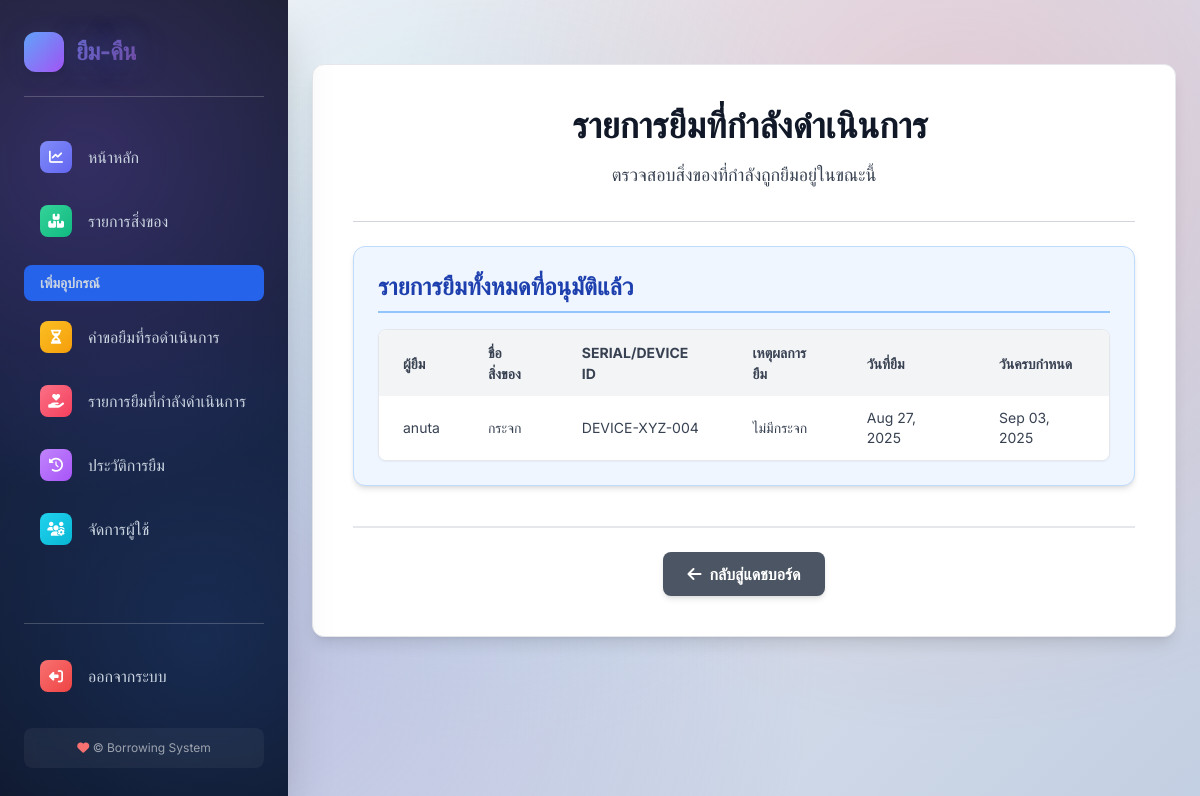
/borrowing/active-loans/ (signed in), run on the app's committed database.
### borrowing/models.py (models this page shows, shortened)
class Loan(models.Model):
    asset = models.ForeignKey(Asset, on_delete=models.CASCADE, verbose_name="อุปกรณ์") # เปลี่ยนจาก item เป็น asset
    borrower = models.ForeignKey(CustomUser, on_delete=models.CASCADE, verbose_name="ผู้ยืม")
    borrow_date = models.DateTimeField(auto_now_add=True, verbose_name="วันที่ยืม")
    due_date = models.DateField(verbose_name="กำหนดคืน") # ใช้ DateField สำหรับวันที่เท่านั้น
    return_date = models.DateTimeField(null=True, blank=True, verbose_name="วันที่คืน")
    STATUS_CHOICES = [
        ('pending', 'รอดำเนินการ'),
        ('approved', 'อนุมัติแล้ว'),
        ('returned', 'คืนแล้ว'),
        ('rejected', 'ถูกปฏิเสธ'),
        ('overdue', 'เกินกำหนด'),
    ]
    status = models.CharField(max_length=20, choices=STATUS_CHOICES, default='pending', verbose_name="สถานะ")
    reason = models.TextField(blank=True, verbose_name="เหตุผลการยืม") # เพิ่มฟิลด์เหตุผลการยืม
    class Meta:
        verbose_name = "รายการยืม"
        verbose_name_plural = "รายการยืม"
        ordering = ['-borrow_date']

class Asset(models.Model):
    item = models.ForeignKey(Item, on_delete=models.CASCADE, related_name='assets', verbose_name="ประเภทสิ่งของ")
    serial_number = models.CharField(max_length=255, blank=True, null=True, unique=True, verbose_name="หมายเลขซีเรียล")
    device_id = models.CharField(max_length=255, blank=True, null=True, unique=True, verbose_name="ID อุปกรณ์")
    location = models.CharField(max_length=255, blank=True, null=True, verbose_name="ตำแหน่ง")
    STATUS_CHOICES = [
        ('available', 'พร้อมใช้งาน'),
        ('on_loan', 'กำลังถูกยืม'),
        ('maintenance', 'บำรุงรักษา'),
        ('retired', 'ปลดระวาง'),
    ]
    status = models.CharField(max_length=20, choices=STATUS_CHOICES, default='available', verbose_name="สถานะ")
    class Meta:
        verbose_name = "อุปกรณ์"
        verbose_name_plural = "อุปกรณ์"

class Item(models.Model):
    organization = models.ForeignKey(Organization, on_delete=models.CASCADE, verbose_name="องค์กร")
    name = models.CharField(max_length=255, verbose_name="ชื่อประเภทสิ่งของ")
    description = models.TextField(blank=True, verbose_name="รายละเอียด")
    total_quantity = models.IntegerField(default=0, verbose_name="จำนวนทั้งหมด")
    available_quantity = models.IntegerField(default=0, verbose_name="จำนวนที่เหลืออยู่")
    image = models.ImageField(upload_to='item_images/', blank=True, null=True, verbose_name="รูปภาพสิ่งของ")
    item_type = models.CharField(max_length=100, blank=True, null=True, verbose_name="ประเภทสิ่งของ")
    added_at = models.DateTimeField(auto_now_add=True, verbose_name="วันที่เพิ่ม")
    class Meta:
        verbose_name = "ประเภทสิ่งของ"
        verbose_name_plural = "ประเภทสิ่งของ"
        unique_together = ('organization', 'name')

### users/models.py (models this page shows, shortened)
class CustomUser(AbstractUser):
    organization = models.ForeignKey(Organization, on_delete=models.SET_NULL, null=True, blank=True, verbose_name="องค์กร")
    is_org_admin = models.BooleanField(default=False, verbose_name="ผู้ดูแลองค์กร")
    is_platform_admin = models.BooleanField(default=False, verbose_name="ผู้ดูแลแพลตฟอร์ม")
    phone_number = models.CharField(max_length=20, blank=True, null=True)
    class Meta:
        verbose_name = "ผู้ใช้งาน"
        verbose_name_plural = "ผู้ใช้งาน"

### borrowing/views.py (the view)
# urls.py: path('active-loans/', views.active_loans_view, name='active_loans_view'),
@login_required
def active_loans_view(request):
    if not request.user.is_org_admin:
        messages.error(request, "คุณไม่มีสิทธิ์เข้าถึงหน้านี้")
        return redirect('dashboard')
    organization = request.user.organization
    active_loans = Loan.objects.filter(
        asset__item__organization=organization,
        status='approved'
    ).select_related('asset__item', 'borrower').order_by('due_date')
    context = {
        'active_loans': active_loans,
        'organization_name': organization.name,
    }
    return render(request, 'borrowing/active_loans.html', context)

### users/context_processors.py (called while the page is built)
def unread_notifications_count(request):
    if request.user.is_authenticated:
        count = Notification.objects.filter(user=request.user, is_read=False).count()
        return {'unread_notifications_count': count}
    return {'unread_notifications_count': 0} # หากผู้ใช้ยังไม่ได้ล็อกอิน ให้ส่ง 0

### borrowing/templates/borrowing/active_loans.html (shortened to what this page needs)
{% extends 'users/base.html' %}
{% block content %}
<div class="bg-white p-6 md:p-8 lg:p-10 rounded-xl shadow-lg max-w-5xl mx-auto my-8 border border-gray-200">
    <h1 class="text-3xl md:text-4xl font-extrabold text-gray-900 mb-4 text-center flex items-center justify-center gap-x-3">
         รายการยืมที่กำลังดำเนินการ
    </h1>
    <p class="text-gray-700 mb-8 text-center text-lg max-w-2xl mx-auto">ตรวจสอบสิ่งของที่กำลังถูกยืมอยู่ในขณะนี้</p>
    <hr class="my-6 border-gray-300">
    <div class="mb-10 p-6 bg-blue-50 rounded-xl shadow-md border border-blue-200">
        <h2 class="text-2xl font-bold text-blue-800 mb-4 border-b-2 pb-2 border-blue-300 flex items-center gap-x-2">
            รายการยืมทั้งหมดที่อนุมัติแล้ว
        </h2>
        {% if active_loans %}
            <div class="overflow-x-auto rounded-lg border border-gray-200 shadow-sm">
                <table class="min-w-full bg-white">
                    <thead>
                        <tr class="bg-gray-100 text-gray-700 uppercase text-sm leading-normal font-bold">
                            <th class="py-3 px-6 text-left">ผู้ยืม</th>
                            <th class="py-3 px-6 text-left">ชื่อสิ่งของ</th>
                            <th class="py-3 px-6 text-left">Serial/Device ID</th>
                            <th class="py-3 px-6 text-left">เหตุผลการยืม</th>
                            <th class="py-3 px-6 text-left">วันที่ยืม</th>
                            <th class="py-3 px-6 text-left">วันครบกำหนด</th>
                        </tr>
                    </thead>
                    <tbody class="text-gray-700 text-sm divide-y divide-gray-100">
                        {% for loan in active_loans %}
                            <tr class="hover:bg-gray-50 transition duration-150 ease-in-out">
                                <td class="py-3 px-6 text-left whitespace-nowrap">{{ loan.borrower.username }}</td>
                                <td class="py-3 px-6 text-left">{{ loan.asset.item.name }}</td>
                                <td class="py-3 px-6 text-left">{{ loan.asset.serial_number|default:loan.asset.device_id|default:"-" }}</td>
                                <td class="py-3 px-6 text-left max-w-xs whitespace-normal">{{ loan.reason|default:"-" }}</td>
                                <td class="py-3 px-6 text-left">{{ loan.borrow_date|date:"M d, Y" }}</td>
                                <td class="py-3 px-6 text-left">{{ loan.due_date|date:"M d, Y" }}</td>
                            </tr>
                        {% endfor %}
                    </tbody>
                </table>
            </div>
        {% else %}
            <p class="text-gray-600 italic py-2">ไม่มีรายการยืมที่กำลังดำเนินการ</p>
        {% endif %}
    </div>
    <div class="mt-8 pt-6 border-t-2 border-gray-200 flex flex-wrap gap-4 justify-center">
        <a href="{% url 'dashboard' %}" class="bg-gray-600 hover:bg-gray-700 text-white font-semibold py-2.5 px-6 rounded-lg transition duration-300 transform hover:scale-105 shadow-md flex items-center">
            <i class="fas fa-arrow-left mr-2"></i> กลับสู่แดชบอร์ด
        </a>
    </div>
</div>
{% endblock content %}

### users/templates/users/base.html (style rules this page uses)
:root { --sbw:18rem; --primary-gradient: linear-gradient(135deg, #667eea 0%, #764ba2 100%); --sidebar-gradient: linear-gradient(180deg, #1a1f2e 0%, #16213e 50%, #0f172a 100%); --glass-bg: rgba(255, 255, 255, 0.1); --glass-border: rgba(255, 255, 255, 0.2); }
* { box-sizing: border-box; }
body { font-family: 'Inter', sans-serif; background: linear-gradient(135deg, #f5f7fa 0%, #c3cfe2 100%); color: #2d3748; min-height: 100vh; display: flex; position: relative; overflow-x: hidden; }
body::before { content: ''; position: fixed; top: 0; left: 0; width: 100%; height: 100%; background: radial-gradient(circle at 20% 80%, rgba(120, 119, 198, 0.3) 0%, transparent 50%), radial-gradient(circle at 80% 20%, rgba(255, 107, 107, 0.2) 0%, transparent 50%), radial-gradient(circle at 40% 40%, rgba(120, 219, 226, 0.2) 0%, transparent 50%); pointer-events: none; z-index: -1; }

### data on the page
Loan: borrower.username "anuta", asset.item.name "กระจก", asset.serial_number "DEVICE-XYZ-004", reason "ไม่มีกระจก", borrow_date "Aug 27, 2025", due_date "Sep 03, 2025"
